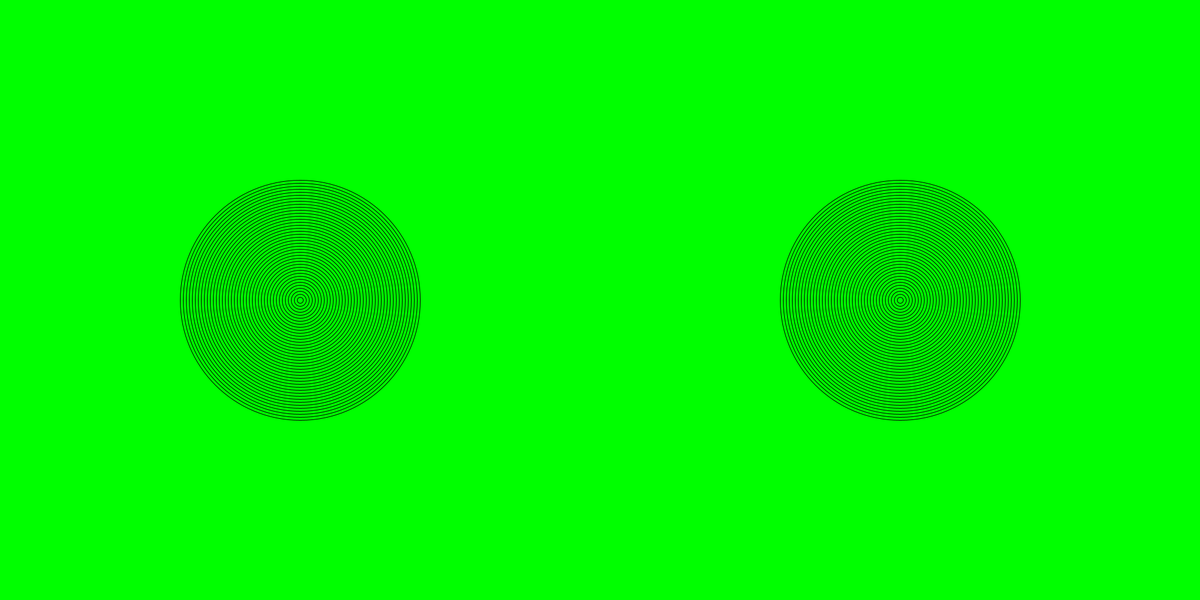
Frame 1 (no input)
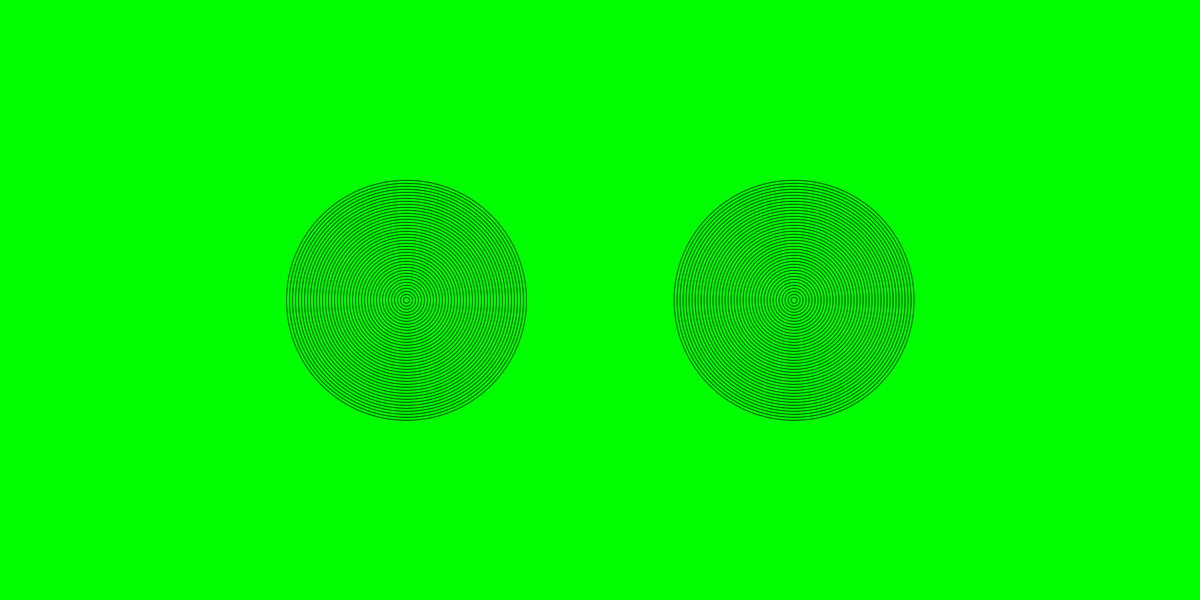
Frame 60 (the mouse pressed at the canvas centre just before this capture)
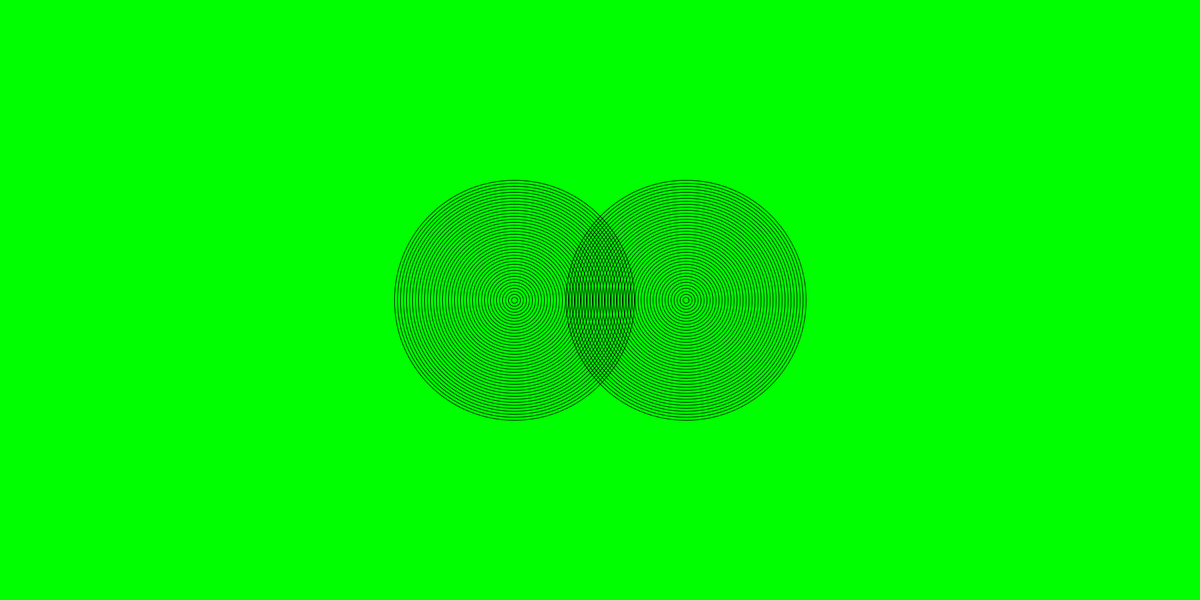
Frame 120 (the mouse held since frame 60 and released just before this capture)

The Processing sketch that drew these frames (run headless with seeded random() and noise(); from frame 60 on, the mouse is pressed at the canvas centre):

// Processing sketch: AMAZINGRINGS
// ── AMAZINGRINGS.pde
void setup(){
  size(2000,1000);
}





int one=500;
int two=1500;

int onespeed=3;
int twospeed=-3;

void draw(){
noFill();
background(0,255,0);



  
  
int z=10;
for (int y = 0; y<40; y++){


  ellipse(one,500,z,z);
  z+=10;
  }
  
  int k=10;
  for (int y = 0; y<40; y++){
 
    ellipse(two,500,k,k);
  
  k+=10;
  }
  if(one>2000){
    onespeed=-onespeed;
  }
  if(one<0){
    onespeed=-onespeed;
  }
 
  
  
   if(two>2000){
    twospeed=-twospeed;
  }
  if(two<0){
    twospeed=-twospeed;
  }
  two+=twospeed;
 one+=onespeed;








}
